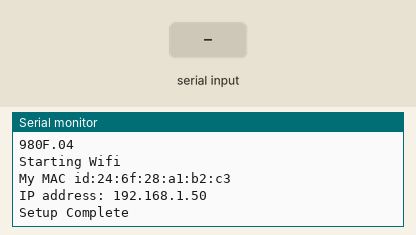
Simulated run of this sketch. Board: ESP8266 (NodeMCU). Shown: the last lines printed to the serial monitor. The inputs (shaded band) are chosen by the test bench. WiFi joins after 1.5 s; servers stay silent unless stated.

Above: at 2.7 s.
2.8 s: "myesp8266\n" received over Serial
At 3.7 s:
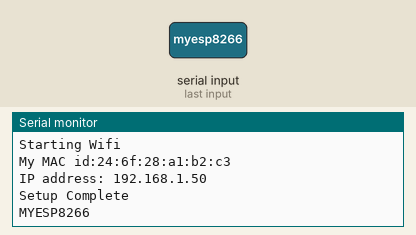
4.3 s: "1" received over Serial
At 4.9 s:
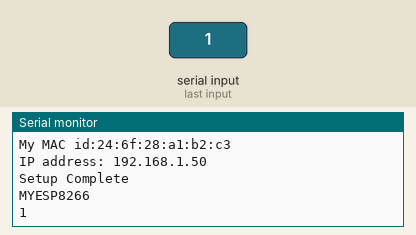

Measured:
- after the input at 2.8 s, the serial monitor: prints a new line at once (image 1)
- after the input at 4.3 s, the serial monitor: prints a new line at once (image 2)

The sketch:

BasicOTA.ino
```cpp
#define VERSION "980F.04"

#if defined(ESP8266)
#include <ESP8266WiFi.h>
#include <ESP8266mDNS.h>

#include <WiFiUdp.h>
#elif defined(ESP32)
#include <WiFi.h>
#include <ESPmDNS.h>
#include <NetworkUdp.h>
#else
#error this code only works for ESP 8266 or 32
#endif

#include <ArduinoOTA.h>

#ifndef STASSID
#define STASSID "honeyspot"
#define STAPSK "brigadoonwillbebacksoon"
#endif

const char* ssid = STASSID;
const char* password = STAPSK;

void startWifi(bool andShowMac) {
  Serial.println("Starting Wifi");

  WiFi.mode(WIFI_STA);
  WiFi.begin(ssid, password);
  while (WiFi.waitForConnectResult() != WL_CONNECTED) {
    Serial.println("Connection Failed! Rebooting...");
    delay(5000);
    ESP.restart();
  }

  if (andShowMac) {
    Serial.printf("My MAC id");
    byte ownAddress[6];
    WiFi.macAddress(ownAddress);
    for (unsigned i = 0; i < 6; ++i) {
      Serial.printf(":%02x", ownAddress[i]);
    }
    Serial.println();
  }

  Serial.print("IP address: ");
  Serial.println(WiFi.localIP());
}

void enableOTA(){
  // Port defaults to 8266 or 3232
  // ArduinoOTA.setPort(8266);

  // Hostname defaults to esp8266-[ChipID]
  // ArduinoOTA.setHostname("myesp8266");

  // No authentication by default
  // ArduinoOTA.setPassword("admin");

  // Password can be set with it's md5 value as well
  // MD5(admin) = 21232f297a57a5a743894a0e4a801fc3
  // ArduinoOTA.setPasswordHash("21232f297a57a5a743894a0e4a801fc3");

  ArduinoOTA.onStart([]() {
    String type;
    if (ArduinoOTA.getCommand() == U_FLASH) {
      type = "sketch";
    } else {  // U_FS
      type = "filesystem";
    }

    // NOTE: if updating FS this would be the place to unmount FS using FS.end()
    Serial.println("\nStart updating " + type);
  });
  ArduinoOTA.onEnd([]() {
    Serial.println("\nEnd");
  });
  ArduinoOTA.onProgress([](unsigned int progress, unsigned int total) {
    Serial.printf("Progress: %u%%\r", (progress / (total / 100)));
  });
  ArduinoOTA.onError([](ota_error_t error) {
    Serial.printf("Error[%u]: ", error);
    if (error == OTA_AUTH_ERROR) {
      Serial.println("Auth Failed");
    } else if (error == OTA_BEGIN_ERROR) {
      Serial.println("Begin Failed");
    } else if (error == OTA_CONNECT_ERROR) {
      Serial.println("Connect Failed");
    } else if (error == OTA_RECEIVE_ERROR) {
      Serial.println("Receive Failed");
    } else if (error == OTA_END_ERROR) {
      Serial.println("End Failed");
    }
  });
  ArduinoOTA.begin();
}

void setup() {
  Serial.begin(115200);
  Serial.println(VERSION);
  startWifi(true);
  enableOTA();
  Serial.println("Setup Complete\n\n");
}


void loop() {
  ArduinoOTA.handle();

  auto numChars = Serial.available();
  while (numChars-- > 0) {
    auto sea = Serial.read();
    Serial.print(char(sea >= 'A' ? sea ^ 0x20 : sea));
  }

}
```
